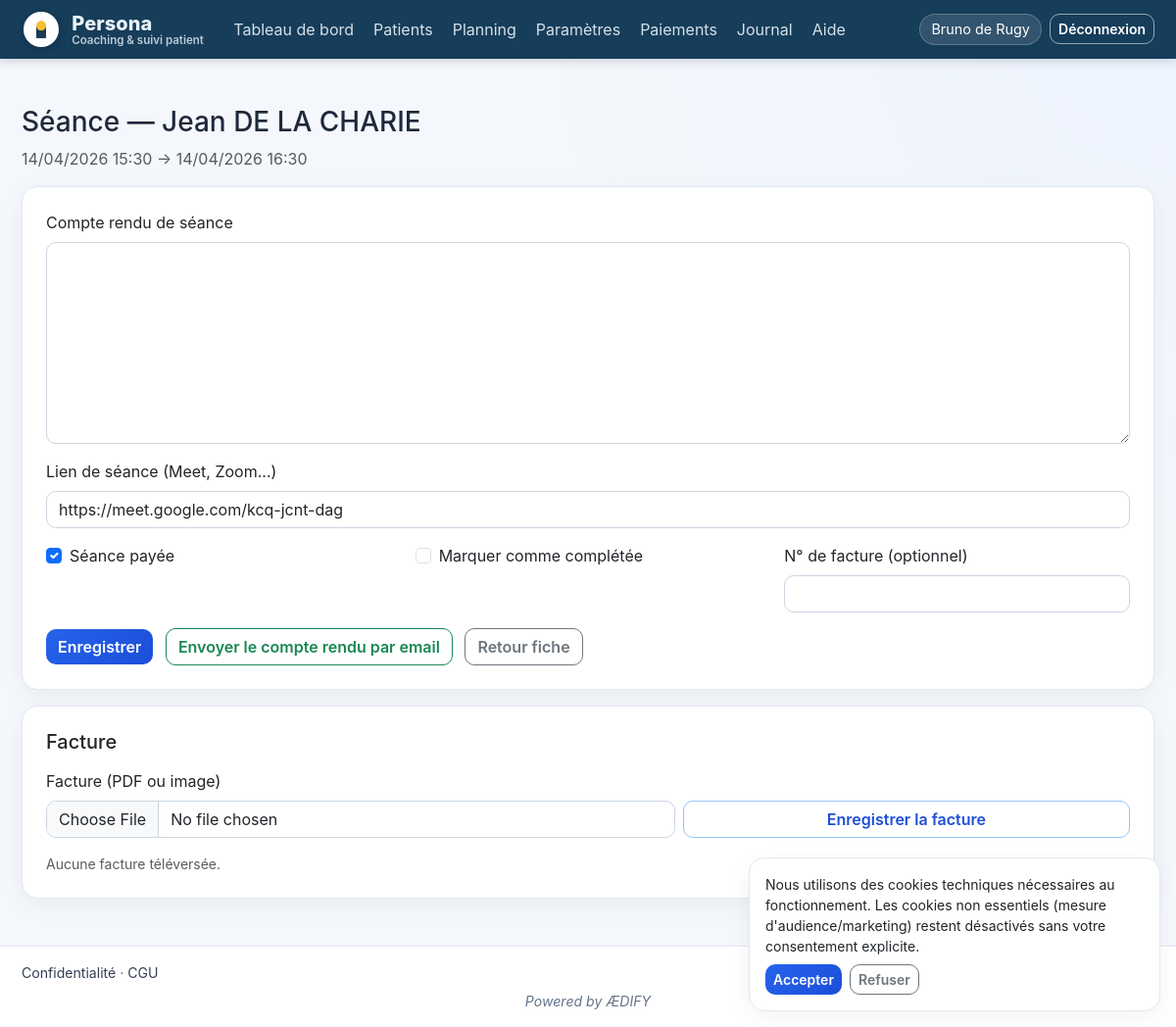
Screenshot of /coach/slots/3/session (signed in) with the database file from the repository.
### app/models.py (models this page shows, shortened)
class User(UserMixin, db.Model):
    __tablename__ = "users"
    id = db.Column(db.Integer, primary_key=True)
    email = db.Column(db.String(255), unique=True, nullable=False, index=True)
    name = db.Column(db.String(255), nullable=False)
    password_hash = db.Column(db.String(255), nullable=False)
    role = db.Column(db.String(20), nullable=False)  # admin | coach | patient
    coach_id = db.Column(db.Integer, db.ForeignKey("users.id"), nullable=True)
    is_suspended = db.Column(db.Boolean, default=False, nullable=False)
    legal_hold = db.Column(db.Boolean, default=False, nullable=False)
    must_change_password = db.Column(db.Boolean, default=False)
    created_at = db.Column(db.DateTime, default=utcnow)
    coach = db.relationship("User", remote_side=[id], backref=db.backref("patients_users", lazy="dynamic"))
    settings = db.relationship("CoachSettings", back_populates="coach_user", uselist=False)
    patient_profile = db.relationship(
        "Patient",
        back_populates="user",
        uselist=False,
        foreign_keys="Patient.user_id",
    )
    def is_coach(self) -> bool:
        return self.role == "coach"
    def is_admin(self) -> bool:
        return self.role == "admin"
    @property
    def is_active(self) -> bool:
        return not bool(self.is_suspended)

class Patient(db.Model):
    __tablename__ = "patients"
    id = db.Column(db.Integer, primary_key=True)
    coach_id = db.Column(db.Integer, db.ForeignKey("users.id"), nullable=False, index=True)
    user_id = db.Column(db.Integer, db.ForeignKey("users.id"), unique=True, nullable=False)
    first_name = db.Column(db.String(120), nullable=False)
    last_name = db.Column(db.String(120), nullable=False)
    phone = db.Column(db.String(40))
    hourly_rate_override = db.Column(db.Numeric(10, 2))
    sessions_planned = db.Column(db.Integer, default=10)
    active = db.Column(db.Boolean, default=True)
    created_at = db.Column(db.DateTime, default=utcnow)
    coach = db.relationship("User", foreign_keys=[coach_id], backref=db.backref("patient_records", lazy="dynamic"))
    user = db.relationship(
        "User",
        foreign_keys=[user_id],
        back_populates="patient_profile",
    )
    contracts = db.relationship("ContractVersion", back_populates="patient", order_by="ContractVersion.version.desc()")
    slots = db.relationship("Slot", back_populates="patient", foreign_keys="Slot.patient_id")
    def display_name(self) -> str:
        return f"{self.first_name} {self.last_name}".strip()

class Slot(db.Model):
    __tablename__ = "slots"
    id = db.Column(db.Integer, primary_key=True)
    coach_id = db.Column(db.Integer, db.ForeignKey("users.id"), nullable=False, index=True)
    patient_id = db.Column(db.Integer, db.ForeignKey("patients.id"), nullable=True, index=True)
    start_utc = db.Column(db.DateTime, nullable=False, index=True)
    end_utc = db.Column(db.DateTime, nullable=False)
    status = db.Column(db.String(20), default="available")  # available | booked | completed | cancelled
    notes = db.Column(db.Text)
    meeting_link = db.Column(db.String(512))
    paid = db.Column(db.Boolean, default=False)
    paid_at = db.Column(db.DateTime)
    invoice_number = db.Column(db.String(64))
    invoice_file_path = db.Column(db.String(512))
    invoice_uploaded_at = db.Column(db.DateTime)
    stripe_payment_intent_id = db.Column(db.String(128), index=True)
    stripe_checkout_session_id = db.Column(db.String(128), index=True)
    stripe_payment_status = db.Column(db.String(24), default="not_started")
    reminder_sent_at = db.Column(db.DateTime)
    cancelled_at = db.Column(db.DateTime)
    created_at = db.Column(db.DateTime, default=utcnow)
    coach = db.relationship("User", foreign_keys=[coach_id])
    patient = db.relationship("Patient", back_populates="slots", foreign_keys=[patient_id])

class CoachSettings(db.Model):
    __tablename__ = "coach_settings"
    id = db.Column(db.Integer, primary_key=True)
    user_id = db.Column(db.Integer, db.ForeignKey("users.id"), unique=True, nullable=False)
    default_hourly_rate = db.Column(db.Numeric(10, 2), default=80)
    min_days_between_sessions = db.Column(db.Integer, default=7)
    timezone = db.Column(db.String(64), default="Europe/Paris")
    cancellation_hours = db.Column(db.Integer, default=24)
    email_notifications = db.Column(db.Boolean, default=True)
    notify_booking_patient = db.Column(db.Boolean, default=True)
    notify_booking_coach = db.Column(db.Boolean, default=True)
    notify_reminder_day_before = db.Column(db.Boolean, default=True)
    smtp_server = db.Column(db.String(255))
    smtp_port = db.Column(db.Integer, default=587)
    smtp_use_tls = db.Column(db.Boolean, default=True)
    smtp_username = db.Column(db.String(255))
    smtp_password = db.Column(db.String(255))
    smtp_default_sender = db.Column(db.String(255))
    profile_image_path = db.Column(db.String(512))
    profile_bio = db.Column(db.Text)
    profile_youtube_url = db.Column(db.String(512))
    last_alert_seen_at = db.Column(db.DateTime)
    stripe_account_id = db.Column(db.String(64), index=True)
    stripe_onboarding_state = db.Column(db.String(24), default="not_connected")
    stripe_details_submitted = db.Column(db.Boolean, default=False)
    stripe_charges_enabled = db.Column(db.Boolean, default=False)
    stripe_payouts_enabled = db.Column(db.Boolean, default=False)
    stripe_last_synced_at = db.Column(db.DateTime)
    tax_rate_percent = db.Column(db.Numeric(5, 2), default=25)
    social_charges_percent = db.Column(db.Numeric(5, 2), default=22)
    fixed_costs_monthly = db.Column(db.Numeric(12, 2), default=500)
    target_net_salary_monthly = db.Column(db.Numeric(12, 2), default=3000)
    coach_user = db.relationship("User", back_populates="settings")

### app/coach/routes.py (the view, shortened to what this page needs)
@bp.route("/slots/<int:sid>/session", methods=["GET", "POST"])
@login_required
@coach_required
def slot_session(sid):
    slot = Slot.query.filter_by(id=sid, coach_id=_coach().id).first_or_404()
    if slot.status == "available":
        flash("Ce créneau n’est pas réservé.", "warning")
        return redirect(url_for("coach.slots"))
    p = slot.patient
    form = SessionNotesForm(
        notes=slot.notes or "",
        meeting_link=slot.meeting_link or "",
        paid=slot.paid,
        invoice_number=slot.invoice_number or "",
        mark_completed=slot.status == "completed",
    )
    invoice_form = SessionInvoiceUploadForm()
    return render_template("coach/slot_session.html", slot=slot, patient=p, form=form, invoice_form=invoice_form)

### app/templates/coach/slot_session.html (shortened to what this page needs)
{% extends "base.html" %}
{% block content %}
<h1 class="h3 mb-2">Séance — {{ patient.display_name() }}</h1>
<p class="text-muted">{{ slot.start_utc|local_dt(coach_tz) }} → {{ slot.end_utc|local_dt(coach_tz) }}</p>
<div class="card p-4">
  <form method="post">
    <div class="mb-3">{{ form.notes.label(class="form-label") }}{{ form.notes(class="form-control", rows=8) }}</div>
    <div class="mb-3">{{ form.meeting_link.label(class="form-label") }}{{ form.meeting_link(class="form-control", placeholder="https://meet.google.com/...") }}</div>
    <div class="row">
      <div class="col-md-4 mb-3"><div class="form-check">{{ form.paid(class="form-check-input") }}{{ form.paid.label(class="form-check-label") }}</div></div>
      <div class="col-md-4 mb-3"><div class="form-check">{{ form.mark_completed(class="form-check-input") }}{{ form.mark_completed.label(class="form-check-label") }}</div></div>
      <div class="col-md-4 mb-3">{{ form.invoice_number.label(class="form-label") }}{{ form.invoice_number(class="form-control") }}</div>
    </div>
    {{ form.submit(class="btn btn-primary") }}
    <button type="submit" formaction="{{ url_for('coach.slot_send_report', sid=slot.id) }}" formmethod="post" class="btn btn-outline-success ms-2">Envoyer le compte rendu par email</button>
    <a class="btn btn-outline-secondary ms-2" href="{{ url_for('coach.patient_detail', pid=patient.id) }}">Retour fiche</a>
  </form>
</div>
<div class="card p-4 mt-3">
  <h2 class="h5 mb-3">Facture</h2>
  <form method="post" action="{{ url_for('coach.slot_invoice_upload', sid=slot.id) }}" enctype="multipart/form-data" class="row g-2 align-items-end">
    <div class="col-md-7">{{ invoice_form.file.label(class="form-label") }}{{ invoice_form.file(class="form-control") }}</div>
    <div class="col-md-5">
      <button type="submit" class="btn btn-outline-primary w-100">Enregistrer la facture</button>
    </div>
  </form>
  <div class="mt-3 d-flex gap-2">
    {% if slot.invoice_file_path %}
    <span class="text-success small align-self-center">Une facture a été chargée.</span>
    <a class="btn btn-sm btn-outline-secondary" href="{{ url_for('coach.slot_invoice_download', sid=slot.id) }}">Télécharger la facture</a>
    <form method="post" action="{{ url_for('coach.slot_send_invoice_email', sid=slot.id) }}" class="d-inline">
      <input type="hidden" name="csrf_token" value="{{ csrf_token() }}"/>
      <button type="submit" class="btn btn-sm btn-outline-success">Envoyer la facture par email</button>
    </form>
    {% else %}
    <span class="text-muted small">Aucune facture téléversée.</span>
    {% endif %}
  </div>
</div>
{% endblock %}

### app/templates/base.html (shortened to what this page needs)
<!DOCTYPE html>
<html lang="fr">
<head>
  <link href="https://cdn.jsdelivr.net/npm/bootstrap@5.3.3/dist/css/bootstrap.min.css" rel="stylesheet">
  <link href="{{ url_for('static', filename='css/style.css') }}" rel="stylesheet">
</head>
<body>
<div class="app-shell">
  <nav class="navbar navbar-expand-lg topbar sticky-top">
    <div class="container-fluid app-container">
      <a class="navbar-brand brand" href="{{ url_for('main.index') }}">
        <span class="brand-logo-wrap">
          <img src="{{ url_for('static', filename='img/logo-coachdesk.png') }}" alt="Logo Persona" class="brand-logo" onerror="this.onerror=null;if(!this.dataset.fallback){this.dataset.fallback='jpg';this.src='{{ url_for('static', filename='img/logo-coachdesk.jpg') }}';}else{this.src='{{ url_for('static', filename='img/logo-coachdesk.svg') }}';}">
        </span>
        <span class="brand-text">
          <span class="brand-title">Persona</span>
          <span class="brand-subtitle">Coaching & suivi patient</span>
        </span>
      </a>
      <div class="collapse navbar-collapse" id="nav">
        <ul class="navbar-nav me-auto nav-pills-soft">
          {% if current_user.is_authenticated and current_user.is_admin() %}
          <li class="nav-item"><a class="nav-link" href="{{ url_for('admin.dashboard') }}">Administration</a></li>
          {% elif current_user.is_authenticated and current_user.is_coach() %}
          <li class="nav-item"><a class="nav-link" href="{{ url_for('coach.dashboard') }}">Tableau de bord</a></li>
          <li class="nav-item"><a class="nav-link" href="{{ url_for('coach.patients_list') }}">Patients</a></li>
          <li class="nav-item"><a class="nav-link" href="{{ url_for('coach.slots') }}">Planning</a></li>
          <li class="nav-item"><a class="nav-link" href="{{ url_for('coach.settings') }}">Paramètres</a></li>
          <li class="nav-item"><a class="nav-link" href="{{ url_for('coach.payments_settings') }}">Paiements</a></li>
          <li class="nav-item"><a class="nav-link" href="{{ url_for('coach.audit') }}">Journal</a></li>
          {% else %}
          <li class="nav-item"><a class="nav-link" href="{{ url_for('auth.login') }}">Connexion</a></li>
          {% endif %}
          <li class="nav-item"><a class="nav-link" href="{{ url_for('main.help_page') }}">Aide</a></li>
        </ul>
        <ul class="navbar-nav ms-auto align-items-lg-center">
          {% if current_user.is_authenticated %}
          <li class="nav-item me-lg-2"><span class="user-chip">{{ current_user.name }}</span></li>
          <li class="nav-item"><a class="btn btn-sm btn-outline-primary" href="{{ url_for('auth.logout') }}">Déconnexion</a></li>
          {% endif %}
        </ul>
      </div>
    </div>
  </nav>
  <main class="app-main">
    <div class="container-fluid app-container py-4 py-md-5">
      {% block content %}{% endblock %}
    </div>
  </main>
  {% if request.cookies.get('persona_cookie_consent') is none %}
  <div class="cookie-banner card p-3">
    <div class="small">
      Nous utilisons des cookies techniques nécessaires au fonctionnement. Les cookies non essentiels
      (mesure d'audience/marketing) restent désactivés sans votre consentement explicite.
    </div>
    <div class="mt-2 d-flex gap-2">
      <button class="btn btn-sm btn-primary" type="button" onclick="personaSetCookieConsent('accepted')">Accepter</button>
      <button class="btn btn-sm btn-outline-secondary" type="button" onclick="personaSetCookieConsent('refused')">Refuser</button>
    </div>
  </div>
  {% endif %}
  <footer class="app-footer">
    <div class="container-fluid app-container d-flex flex-wrap justify-content-between gap-2">
      <span><a href="{{ url_for('main.privacy') }}">Confidentialité</a> · <a href="{{ url_for('main.terms') }}">CGU</a></span>
    </div>
    <div class="container-fluid app-container text-center mt-2">
      <em>Powered by ÆDIFY</em>
    </div>
  </footer>
</div>
</body>
</html>

### rows the page displays
User: name "Bruno de Rugy"
Patient: display_name "Jean DE LA CHARIE"
Slot: start_utc|local_dt "14/04/2026 15:30", end_utc|local_dt "14/04/2026 16:30", meeting_link "https://meet.google.com/kcq-jcnt-dag", paid "☑"

### other values shown
{{ invoice_form.file.label(class="form-label") }} "Facture (PDF ou image)"
